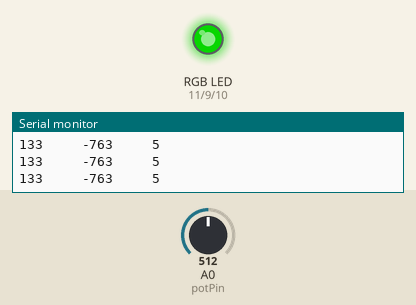
Bench run of a sketch on a simulated Arduino Uno, built with avr-gcc and run on an emulated ATmega328P. Shown: an RGB LED mixed from three pins (HIGH = lit), the last lines printed to the serial monitor. The test bench sets the inputs (shaded band); at power-on: A0 (potPin) = 512. Dim RGB values are drawn brighter than linear.

Above: at 1.2 s.
1.3 s: A0 (potPin) set to 528
At 1.8 s:
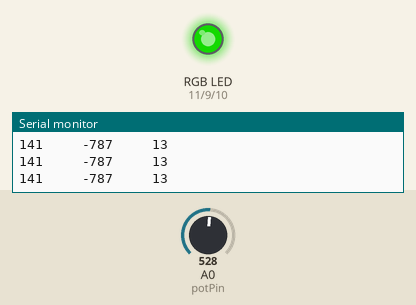
2.8 s: A0 (potPin) set to 716
At 3.2 s:
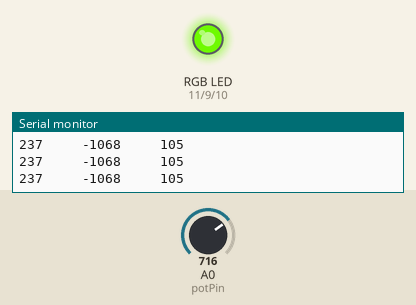
4.3 s: A0 (potPin) set to 697
At 4.6 s:
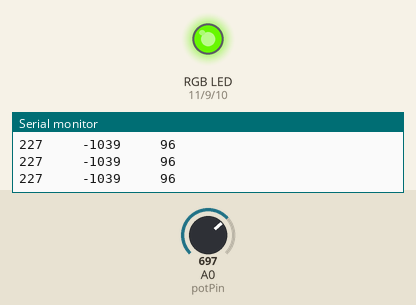
7.3 s: A0 (potPin) set to 0
At 7.9 s:
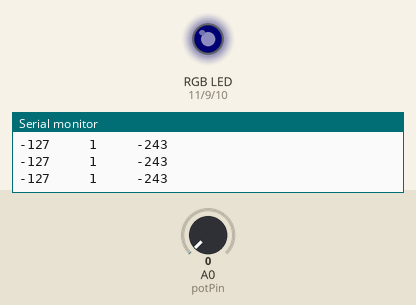
8.8 s: A0 (potPin) set to 265
At 9.8 s:
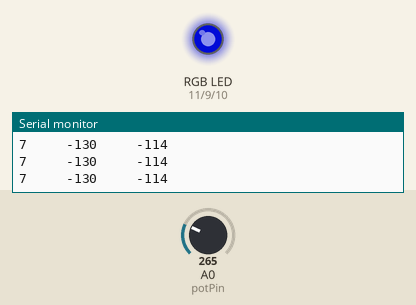
10.3 s: A0 (potPin) set to 511
At 11.1 s:
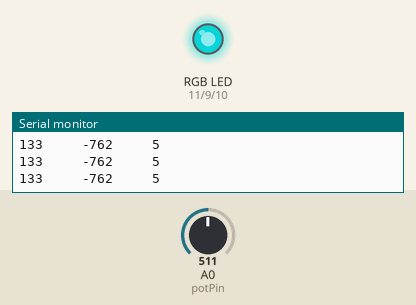
Timing chart, 0 to 12.8 s (numbered marks = the images above; inputs shaded):
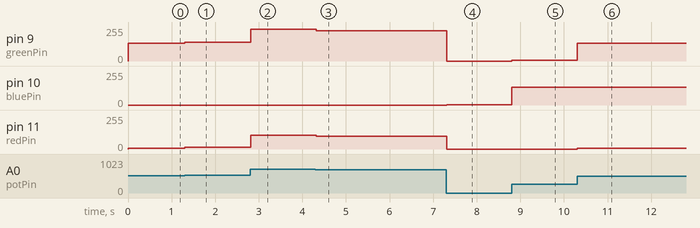

The sketch:

PotentionometerToThreeLED.ino
```cpp
const int greenPin = 9;
const int redPin = 11;
const int bluePin = 10;
const int potPin = A0;
int greenVal = 0;
int blueVal = 0;
int redVal = 0;
int potValue = 0;
int blueOpp = 0;

void setup(){
  Serial.begin(9600);
  pinMode(greenPin, OUTPUT);
  pinMode(redPin, OUTPUT);
  pinMode(bluePin, OUTPUT);
}

void loop(){
  potValue = analogRead(A0);
  greenVal = map(potValue, 250, 750, 0, 255);
  blueVal = map(potValue, 0, 500, 1, 255);
  redVal = map(potValue, 500, 1023, 0, 255);
  if(blueVal > 255){
    while(blueVal > 255){
      blueVal -= potValue;
    }
  }
  else{
    analogWrite(bluePin, constrain(blueVal, 0, 255));
  }
  if(greenPin > 255){
    analogWrite(greenPin, 25);
  }
  else{
    analogWrite(greenPin, constrain(greenVal, 0, 255));
  }
  analogWrite(redPin, constrain(redVal, 0, 255));
  Serial.print(greenVal);
  Serial.print("     ");
  Serial.print(blueVal - potValue);
  Serial.print("     ");
  Serial.println(redVal);
}
```

Measured:
- after the input at 1.3 s, pin 9 (greenPin): 133/255 → 141/255 at once; pin 11 (redPin): 5/255 → 13/255 at once
- after the input at 2.8 s, pin 9 (greenPin): 141/255 → 237/255 at once; pin 11 (redPin): 13/255 → 105/255 at once
- after the input at 4.3 s, pin 9 (greenPin): 237/255 → 227/255 at once; pin 11 (redPin): 105/255 → 96/255 at once
- after the input at 7.3 s, pin 9 (greenPin): 227/255 → 0/255 at once; pin 10 (bluePin): 0/255 → 1/255 at once; pin 11 (redPin): 96/255 → 0/255 at once
- after the input at 8.8 s, pin 9 (greenPin): 0/255 → 7/255 at once; pin 10 (bluePin): 1/255 → 135/255 at once
- after the input at 10.3 s, pin 9 (greenPin): 7/255 → 133/255 at once; pin 11 (redPin): 0/255 → 5/255 at once
